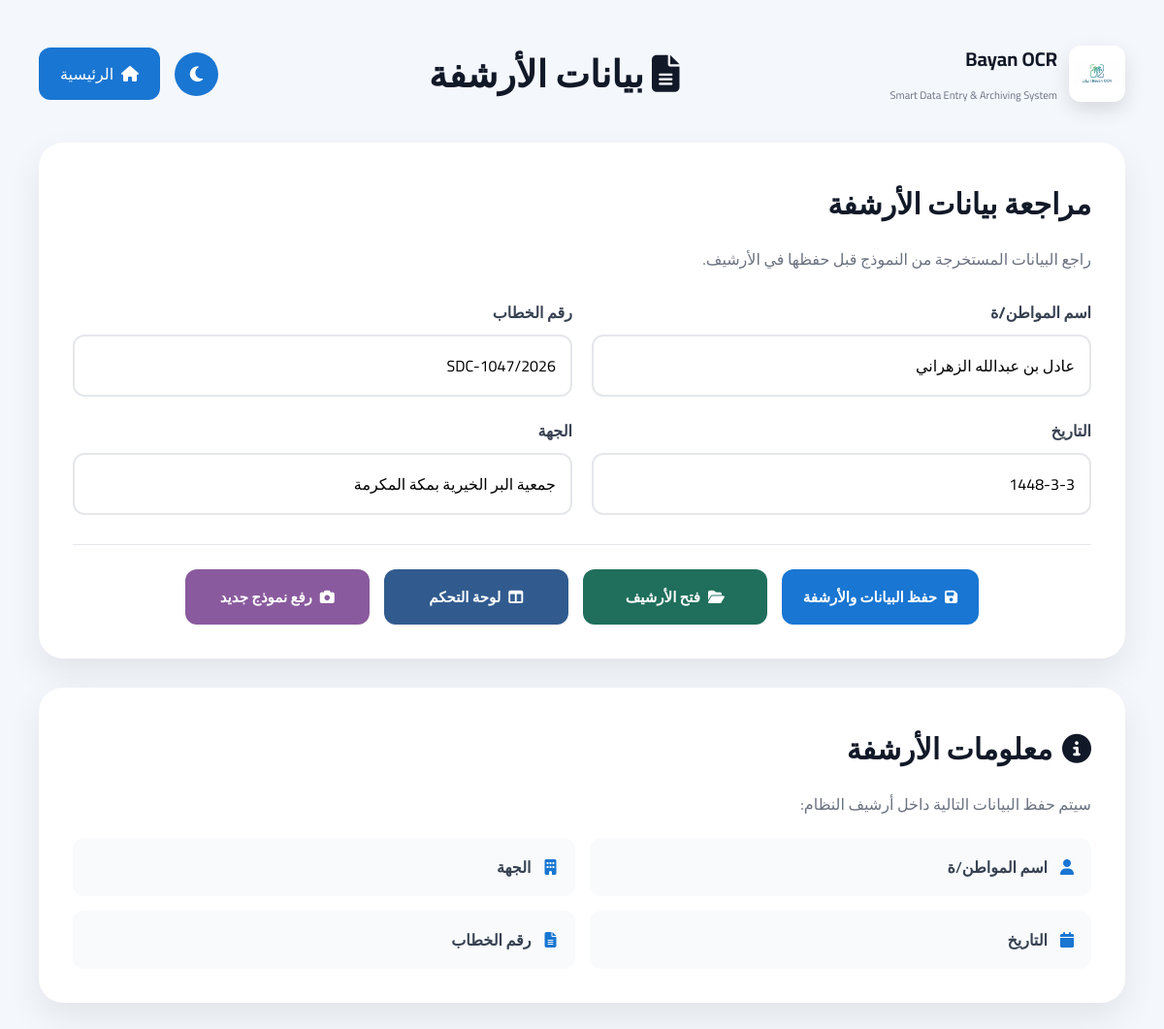
The page /result?id=41 on the database its author committed.
### tables this page shows
CREATE TABLE archive(

        id INTEGER PRIMARY KEY AUTOINCREMENT,

        client_name TEXT,

        identity_number TEXT,

        phone TEXT,

        letter_number TEXT,

        archive_number TEXT,

        date TEXT,

        organization TEXT,

        assistance_type TEXT,

        created_at TIMESTAMP DEFAULT CURRENT_TIMESTAMP

    );

### app.py (the view)
@app.route("/result")
def result():
    record_id = request.args.get("id")
    record = None
    if record_id:
        record = get_record(
            record_id
        )
    return render_template(
    "result.html",
    data=record,
    image=request.args.get("image")
)

### database.py (called while the page is built)
def get_connection():
    conn = sqlite3.connect(DATABASE)
    conn.row_factory = sqlite3.Row
    return conn

def get_record(record_id):
    conn = get_connection()
    cursor = conn.cursor()
    cursor.execute("""
        SELECT *
        FROM archive
        WHERE id = ?
    """, (record_id,))
    row = cursor.fetchone()
    conn.close()
    return row

### templates/result.html (shortened to what this page needs)
<!DOCTYPE html>
<html lang="ar" dir="rtl">
<head>
<link rel="stylesheet"
      href="{{ url_for('static', filename='css/responsive.css') }}">
    <link rel="stylesheet"
          href="{{ url_for('static', filename='css/result.css') }}">
    <link rel="stylesheet"
          href="https://cdnjs.cloudflare.com/ajax/libs/font-awesome/6.6.0/css/all.min.css">
</head>
<body>
<div class="container">
    <div class="top">
        <div class="logo">
            <img id="logo"
                 src="{{ url_for('static', filename='images/logo.jpg') }}"
                 alt="Bayan OCR"
                 class="page-logo">
            <div class="logo-text">
                <h2>Bayan OCR</h2>
                <small>
                    Smart Data Entry & Archiving System
                </small>
            </div>
        </div>
        <h1>
            <i class="fa-solid fa-file-lines"></i>
            بيانات الأرشفة
        </h1>
        <div class="buttons">
            <button id="dark"
                    type="button">
                <i class="fa-solid fa-moon"></i>
            </button>
            <a href="/dashboard">
                <i class="fa-solid fa-house"></i>
                الرئيسية
            </a>
        </div>
    </div>
    <div class="card">
        <h2>
            مراجعة بيانات الأرشفة
        </h2>
        <p class="description">
            راجع البيانات المستخرجة من النموذج قبل حفظها في الأرشيف.
        </p>
        <form id="resultForm">
            <div class="grid">
                <div class="input">
                    <label>
                        اسم المواطن/ة
                    </label>
                    <input
                        type="text"
                        id="client_name"
                        name="client_name"
                        value="{{ data.client_name if data else '' }}"
                        placeholder="اسم المواطن/ة"
                        required>
                </div>
                <div class="input">
                    <label>
                        رقم الخطاب
                    </label>
                    <input
                        type="text"
                        id="letter_number"
                        name="letter_number"
                        value="{{ data.letter_number if data else '' }}"
                        placeholder="رقم الخطاب"
                        required>
                </div>
                <div class="input">
                    <label>
                        التاريخ
                    </label>
                    <input
                        type="text"
                        id="date"
                        name="date"
                        value="{{ data.date if data else '' }}"
                        placeholder="التاريخ"
                        required>
                </div>
                <div class="input">
                    <label>
                        الجهة
                    </label>
                    <input
                        type="text"
                        id="organization"
                        name="organization"
                        value="{{ data.organization if data else '' }}"
                        placeholder="الجهة"
                        required>
                </div>
            </div>
            <div class="actions">
                <button
                    type="submit"
                    class="save"
                    id="saveData">
                    <i class="fa-solid fa-floppy-disk"></i>
                    حفظ البيانات والأرشفة
                </button>
                <a
                    href="/archive"
                    class="word">
                    <i class="fa-solid fa-folder-open"></i>
                    فتح الأرشيف
                </a>
                <a
                    href="/dashboard"
                    class="dashboard-btn">
                    <i class="fa-solid fa-table-columns"></i>
                    لوحة التحكم
                </a>
                <a
                    href="/upload"
                    class="back">
                    <i class="fa-solid fa-camera"></i>
                    رفع نموذج جديد
                </a>
            </div>
        </form>
    </div>
    <div class="archive-card">
        <h2>
            <i class="fa-solid fa-circle-info"></i>
            معلومات الأرشفة
        </h2>
        <p>
            سيتم حفظ البيانات التالية داخل أرشيف النظام:
        </p>
        <ul>
            <li>
                <i class="fa-solid fa-user"></i>
                اسم المواطن/ة
            </li>
            <li>
                <i class="fa-solid fa-building"></i>
                الجهة
            </li>
            <li>
                <i class="fa-solid fa-calendar"></i>
                التاريخ
            </li>
            <li>
                <i class="fa-solid fa-file-lines"></i>
                رقم الخطاب
            </li>
        </ul>
    </div>
</div>
</body>
</html>

### static/css/responsive.css (style rules this page uses)
* { box-sizing: border-box; }
html, body { max-width: 100%; overflow-x: hidden; }
img { max-width: 100%; height: auto; }
input, select, textarea, button { max-width: 100%; }
.container { width: 100%; }

### static/css/result.css (style rules this page uses)
* { margin: 0; padding: 0; box-sizing: border-box; font-family: 'Cairo', sans-serif; }
body { background: #F4F7FC; padding: 40px; min-height: 100vh; color: #111827; }
.container { max-width: 1400px; margin: auto; }
.top { display: flex; justify-content: space-between; align-items: center; gap: 25px; margin-bottom: 35px; }
.top h1 { font-size: 38px; color: #111827; font-weight: 800; }
.logo { display: flex; align-items: center; gap: 12px; }
.page-logo { width: 58px; height: 58px; object-fit: contain; border-radius: 12px; background: #ffffff; padding: 5px; border: none; box-shadow: 0 8px 20px rgba(0,0,0,.12); transition: .3s; }
.logo-text h2 { font-size: 20px; color: #111827; margin-bottom: 2px; }
.logo-text small { font-size: 11px; color: #6B7280; }
.buttons { display: flex; gap: 15px; align-items: center; }
#dark { width: 45px; height: 45px; border: none; border-radius: 50%; background: #1976D2; color: white; cursor: pointer; font-size: 18px; transition: .3s; }
.buttons a { display: flex; align-items: center; gap: 8px; text-decoration: none; background: #1976D2; color: white; padding: 12px 22px; border-radius: 12px; transition: .3s; }
.card, .archive-card { background: white; padding: 35px; border-radius: 25px; box-shadow: 0 15px 35px rgba(0, 0, 0, .08); margin-bottom: 30px; }
.card h2, .archive-card h2 { font-size: 30px; margin-bottom: 15px; color: #111827; }
.description { color: #6B7280; margin-bottom: 25px; line-height: 1.8; }
.grid { display: grid; grid-template-columns: repeat(2, 1fr); gap: 20px; }
.input { display: flex; flex-direction: column; }
.input label { margin-bottom: 8px; font-weight: bold; color: #374151; }
.input input, .input select, .input textarea { width: 100%; padding: 15px; border: 2px solid #E5E7EB; border-radius: 12px; font-size: 16px; outline: none; background: white; transition: .3s; }
.actions { display: flex; justify-content: center; align-items: center; flex-wrap: wrap; gap: 15px; margin-top: 30px; padding-top: 25px; border-top: 1px solid #E5E7EB; }
.actions button, .actions a { display: inline-flex; align-items: center; justify-content: center; gap: 8px; min-width: 190px; padding: 14px 22px; border: none; border-radius: 12px; font-family: 'Cairo', sans-serif; font-size: 15px; font-weight: 700; text-decoration: none; cursor: pointer; transition: transform .2s ease, box-shadow .2s ease, background .2s ease; }
.actions .save { background: #1976D2; color: white; }
.actions .word { background: #1F6F5C; color: white; }
.actions .dashboard-btn { background: #315B8F; color: white; }
.actions .back { background: #8A5A9E; color: white; }
.archive-card h2 { display: flex; align-items: center; gap: 10px; }
.archive-card p { color: #6B7280; margin-bottom: 20px; line-height: 1.8; }
.archive-card ul { list-style: none; display: grid; grid-template-columns: repeat(2, 1fr); gap: 15px; }
.archive-card li { display: flex; align-items: center; gap: 10px; padding: 15px; background: #F8FAFC; border-radius: 12px; color: #374151; font-weight: 600; }
.archive-card li i { color: #1976D2; width: 20px; text-align: center; }
.card, .archive-card { animation: fadeUp .6s ease; }

### rows shown on the page
archive: client_name "عادل بن عبدالله الزهراني", letter_number "2026/SDC-1047", date "1448-3-3", organization "جمعية البر الخيرية بمكة المكرمة"
